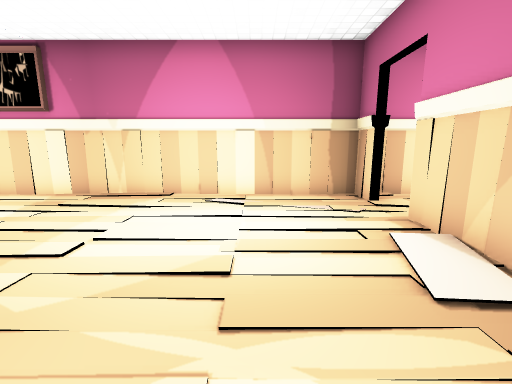
View 1 (above)

16 first-person views from a walk through a Unity game level. The camera is 1.2 m above the floor, tilts 10° down and sees 90° across. The floor is counted in squares, 0.79 m on a side. Each view is taken from the middle of a square. On the plan, view 1 faces up. The plan holds only what a view shows up to about 14 squares ahead; the rest is blank. The place goes on beyond the plan. The player is left out. Door leaves are left out, so doorways stand open. Some surface patterns are stand-ins.

View 2
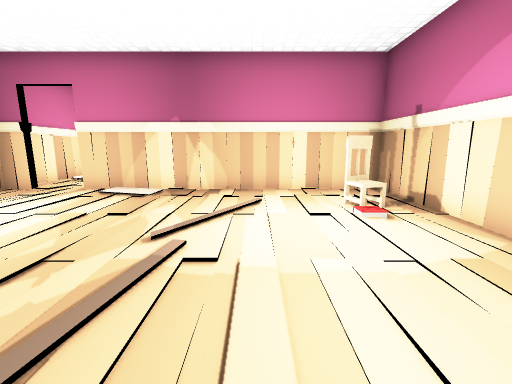

View 3
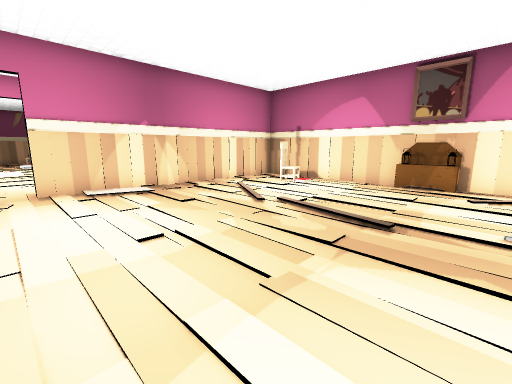

View 4
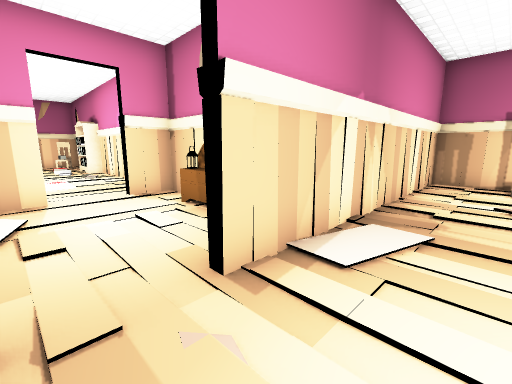

View 5
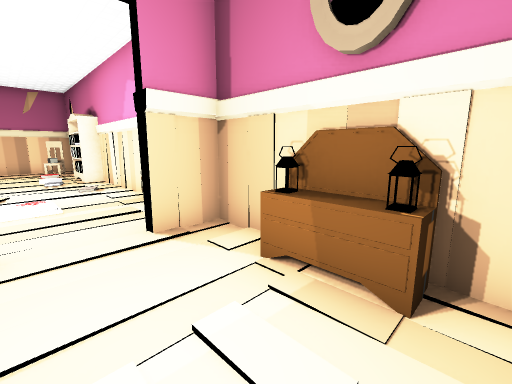

View 6
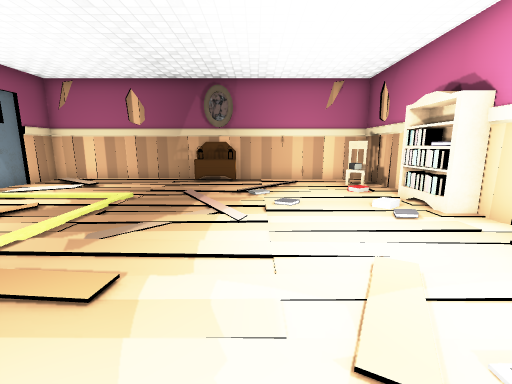

View 7
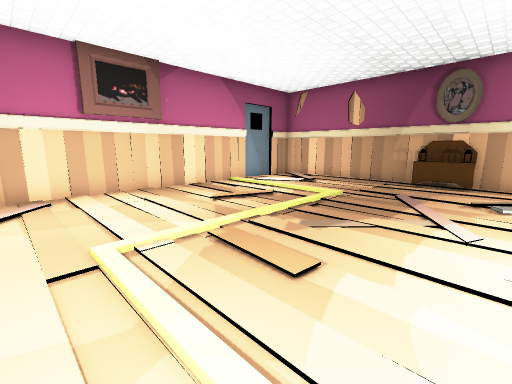

View 8
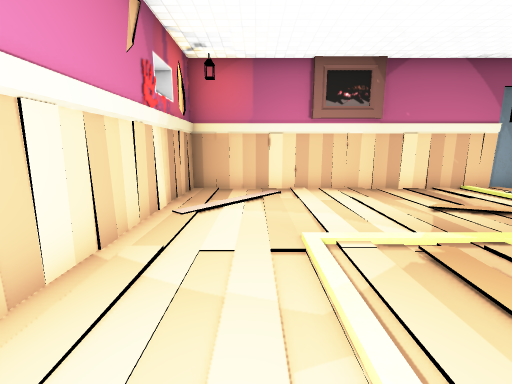

View 9
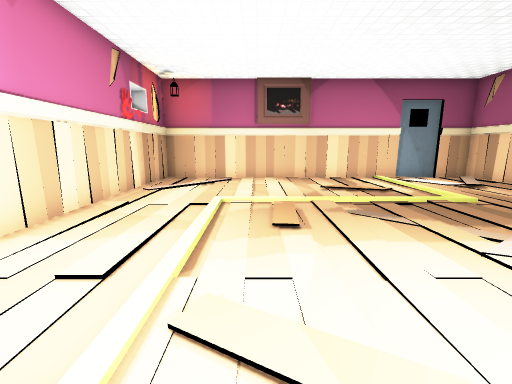

View 10
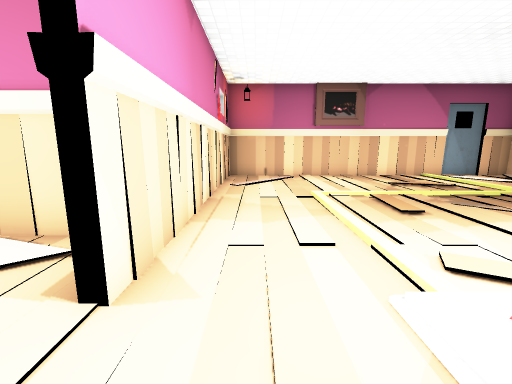

View 11
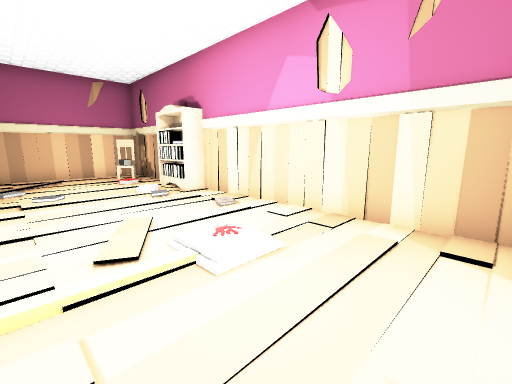

View 12
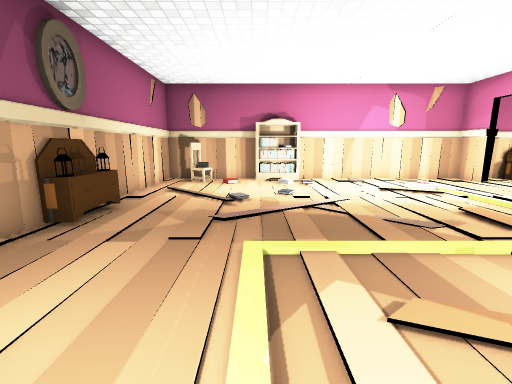

View 13
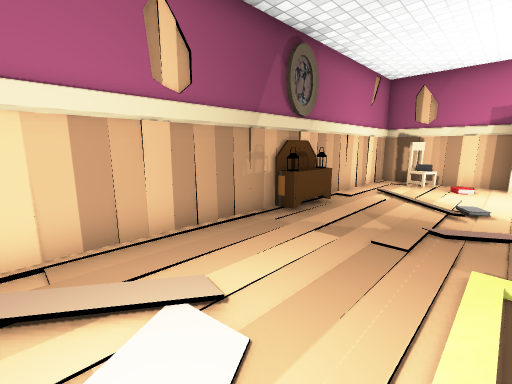

View 14
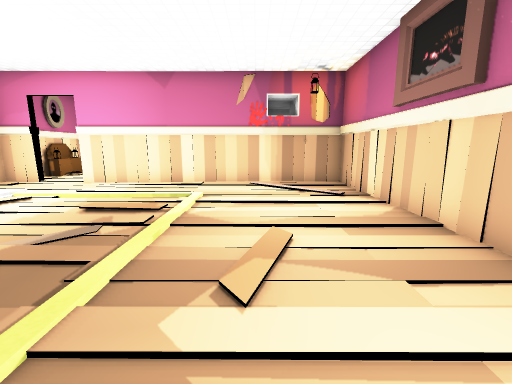

View 15
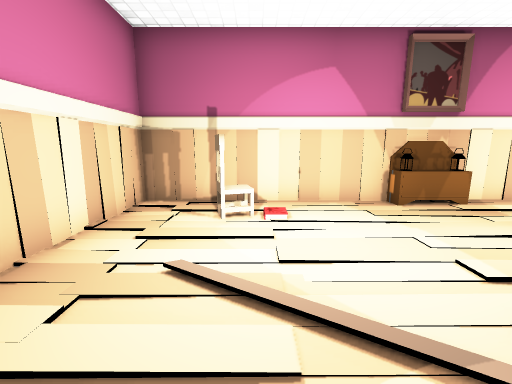

View 16
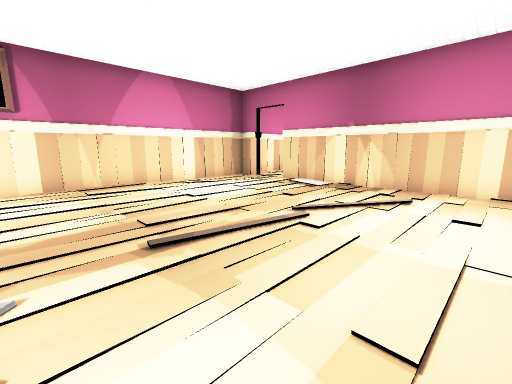

### Floor plan
Points are (right, up) in squares from view 1. A wall is a line through its corners. A room is listed if a view was taken in it or the views show most of it. See-through windows are left out.
Room 1 (views 1, 2, 3, 4, 5, 15, 16)
walls: (3.2, 4.4) (3.2, 5.4); (4.7, 2.8) (5.5, 2.8); (3.6, 7.2) (3.2, 7.2) (3.2, 8.3) (-7.5, 8.3); (7.4, 2.8) (9.3, 2.8) (9.3, 4.2); (-7.5, -5.4) (3.2, -5.4) (3.2, 3.6); (7.9, 8.3) (4, 8.3); (9.3, 6.2) (9.3, 7.1)
ways out: opening at (9, 5.5) to room 2
objects: dresser (-5, -5) to (-4, -5); chair (1, -4); plank (3, 4); dresser (6, 3) to (7, 3)
Room 2 (views 6, 7, 8, 9, 10, 11, 12, 13, 14)
walls: (24.5, 11.1) (24.5, 17.7) (22.9, 17.7); (20.4, 2.8) (24.5, 2.8) (24.5, 8.9); (21, 17.7) (9.6, 17.7) (9.6, 6.2) (9.3, 6.2); (9.6, 4.4) (9.6, 2.8) (18, 2.8); (23, 17.9) (21, 17.9)
ways out: opening at (9, 5.5) to room 1
objects: books (18, 4); books (19, 4); other object (22, 4); chair (23, 4); dresser (24, 9) to (24, 11)

Positions as (right, up) in squares from view 1, and headings:
1: (0, 0), facing up
2: (-6, -1), facing right
3: (-7, 6), facing down-right
4: (1, 7), facing down-right
5: (5, 6), facing down-right
6: (12, 8), facing right
7: (12, 8), facing up-right
8: (12, 8), facing up
9: (14, 5), facing up
10: (11, 4), facing up
11: (10, 8), facing down-right
12: (20, 16), facing down
13: (20, 16), facing down-right
14: (21, 14), facing left
15: (0, 2), facing down
16: (-7, -3), facing up-right
